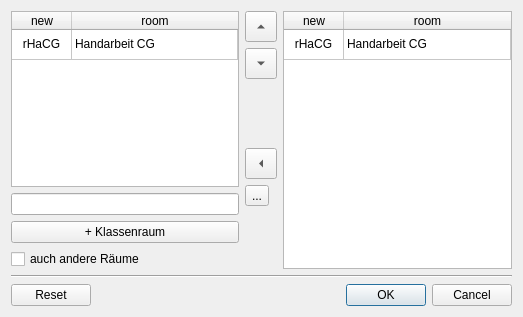
<?xml version="1.0" encoding="UTF-8"?>
<ui version="4.0">
 <class>Dialog</class>
 <widget class="QDialog" name="Dialog">
  <property name="geometry">
   <rect>
    <x>0</x>
    <y>0</y>
    <width>523</width>
    <height>317</height>
   </rect>
  </property>
  <property name="windowTitle">
   <string>Raumwahl</string>
  </property>
  <layout class="QVBoxLayout" name="verticalLayout_3">
   <item>
    <layout class="QHBoxLayout" name="horizontalLayout">
     <item>
      <layout class="QVBoxLayout" name="verticalLayout_2">
       <item>
        <widget class="QTableWidget" name="roomchoice">
         <property name="editTriggers">
          <set>QAbstractItemView::NoEditTriggers</set>
         </property>
         <property name="alternatingRowColors">
          <bool>true</bool>
         </property>
         <property name="selectionMode">
          <enum>QAbstractItemView::SingleSelection</enum>
         </property>
         <property name="selectionBehavior">
          <enum>QAbstractItemView::SelectRows</enum>
         </property>
         <attribute name="horizontalHeaderVisible">
          <bool>true</bool>
         </attribute>
         <attribute name="horizontalHeaderDefaultSectionSize">
          <number>60</number>
         </attribute>
         <attribute name="horizontalHeaderStretchLastSection">
          <bool>true</bool>
         </attribute>
         <attribute name="verticalHeaderVisible">
          <bool>false</bool>
         </attribute>
         <row>
          <property name="text">
           <string>New Row</string>
          </property>
         </row>
         <column>
          <property name="text">
           <string>new</string>
          </property>
         </column>
         <column>
          <property name="text">
           <string>room</string>
          </property>
         </column>
         <item row="0" column="0">
          <property name="text">
           <string>rHaCG</string>
          </property>
          <property name="textAlignment">
           <set>AlignCenter</set>
          </property>
         </item>
         <item row="0" column="1">
          <property name="text">
           <string>Handarbeit CG</string>
          </property>
         </item>
        </widget>
       </item>
       <item>
        <widget class="QLineEdit" name="roomtext"/>
       </item>
       <item>
        <widget class="QPushButton" name="home">
         <property name="text">
          <string>+ Klassenraum</string>
         </property>
        </widget>
       </item>
       <item>
        <widget class="QCheckBox" name="extra">
         <property name="text">
          <string>auch andere Räume</string>
         </property>
        </widget>
       </item>
      </layout>
     </item>
     <item>
      <layout class="QVBoxLayout" name="verticalLayout">
       <item>
        <widget class="QToolButton" name="tb_up">
         <property name="text">
          <string>...</string>
         </property>
         <property name="iconSize">
          <size>
           <width>24</width>
           <height>24</height>
          </size>
         </property>
         <property name="shortcut">
          <string>Alt+Shift+R</string>
         </property>
         <property name="arrowType">
          <enum>Qt::UpArrow</enum>
         </property>
        </widget>
       </item>
       <item>
        <widget class="QToolButton" name="tb_down">
         <property name="text">
          <string>...</string>
         </property>
         <property name="iconSize">
          <size>
           <width>24</width>
           <height>24</height>
          </size>
         </property>
         <property name="arrowType">
          <enum>Qt::DownArrow</enum>
         </property>
        </widget>
       </item>
       <item>
        <spacer name="verticalSpacer">
         <property name="orientation">
          <enum>Qt::Vertical</enum>
         </property>
         <property name="sizeHint" stdset="0">
          <size>
           <width>20</width>
           <height>40</height>
          </size>
         </property>
        </spacer>
       </item>
       <item>
        <widget class="QToolButton" name="tb_add">
         <property name="text">
          <string>...</string>
         </property>
         <property name="iconSize">
          <size>
           <width>24</width>
           <height>24</height>
          </size>
         </property>
         <property name="arrowType">
          <enum>Qt::LeftArrow</enum>
         </property>
        </widget>
       </item>
       <item>
        <widget class="QToolButton" name="tb_bin">
         <property name="text">
          <string>...</string>
         </property>
         <property name="icon">
          <iconset theme="edit-delete"/>
         </property>
         <property name="iconSize">
          <size>
           <width>24</width>
           <height>24</height>
          </size>
         </property>
        </widget>
       </item>
       <item>
        <spacer name="verticalSpacer_2">
         <property name="orientation">
          <enum>Qt::Vertical</enum>
         </property>
         <property name="sizeHint" stdset="0">
          <size>
           <width>20</width>
           <height>40</height>
          </size>
         </property>
        </spacer>
       </item>
      </layout>
     </item>
     <item>
      <widget class="QTableWidget" name="roomlist">
       <property name="editTriggers">
        <set>QAbstractItemView::NoEditTriggers</set>
       </property>
       <property name="alternatingRowColors">
        <bool>true</bool>
       </property>
       <property name="selectionMode">
        <enum>QAbstractItemView::SingleSelection</enum>
       </property>
       <property name="selectionBehavior">
        <enum>QAbstractItemView::SelectRows</enum>
       </property>
       <attribute name="horizontalHeaderVisible">
        <bool>true</bool>
       </attribute>
       <attribute name="horizontalHeaderDefaultSectionSize">
        <number>60</number>
       </attribute>
       <attribute name="horizontalHeaderStretchLastSection">
        <bool>true</bool>
       </attribute>
       <attribute name="verticalHeaderVisible">
        <bool>false</bool>
       </attribute>
       <row>
        <property name="text">
         <string>New Row</string>
        </property>
       </row>
       <column>
        <property name="text">
         <string>new</string>
        </property>
       </column>
       <column>
        <property name="text">
         <string>room</string>
        </property>
       </column>
       <item row="0" column="0">
        <property name="text">
         <string>rHaCG</string>
        </property>
        <property name="textAlignment">
         <set>AlignCenter</set>
        </property>
       </item>
       <item row="0" column="1">
        <property name="text">
         <string>Handarbeit CG</string>
        </property>
       </item>
      </widget>
     </item>
    </layout>
   </item>
   <item>
    <widget class="Line" name="line">
     <property name="orientation">
      <enum>Qt::Horizontal</enum>
     </property>
    </widget>
   </item>
   <item>
    <widget class="QDialogButtonBox" name="buttonBox">
     <property name="orientation">
      <enum>Qt::Horizontal</enum>
     </property>
     <property name="standardButtons">
      <set>QDialogButtonBox::Cancel|QDialogButtonBox::Ok|QDialogButtonBox::Reset</set>
     </property>
    </widget>
   </item>
  </layout>
 </widget>
 <resources/>
 <connections>
  <connection>
   <sender>buttonBox</sender>
   <signal>accepted()</signal>
   <receiver>Dialog</receiver>
   <slot>accept()</slot>
   <hints>
    <hint type="sourcelabel">
     <x>248</x>
     <y>254</y>
    </hint>
    <hint type="destinationlabel">
     <x>157</x>
     <y>274</y>
    </hint>
   </hints>
  </connection>
  <connection>
   <sender>buttonBox</sender>
   <signal>rejected()</signal>
   <receiver>Dialog</receiver>
   <slot>reject()</slot>
   <hints>
    <hint type="sourcelabel">
     <x>316</x>
     <y>260</y>
    </hint>
    <hint type="destinationlabel">
     <x>286</x>
     <y>274</y>
    </hint>
   </hints>
  </connection>
 </connections>
</ui>
